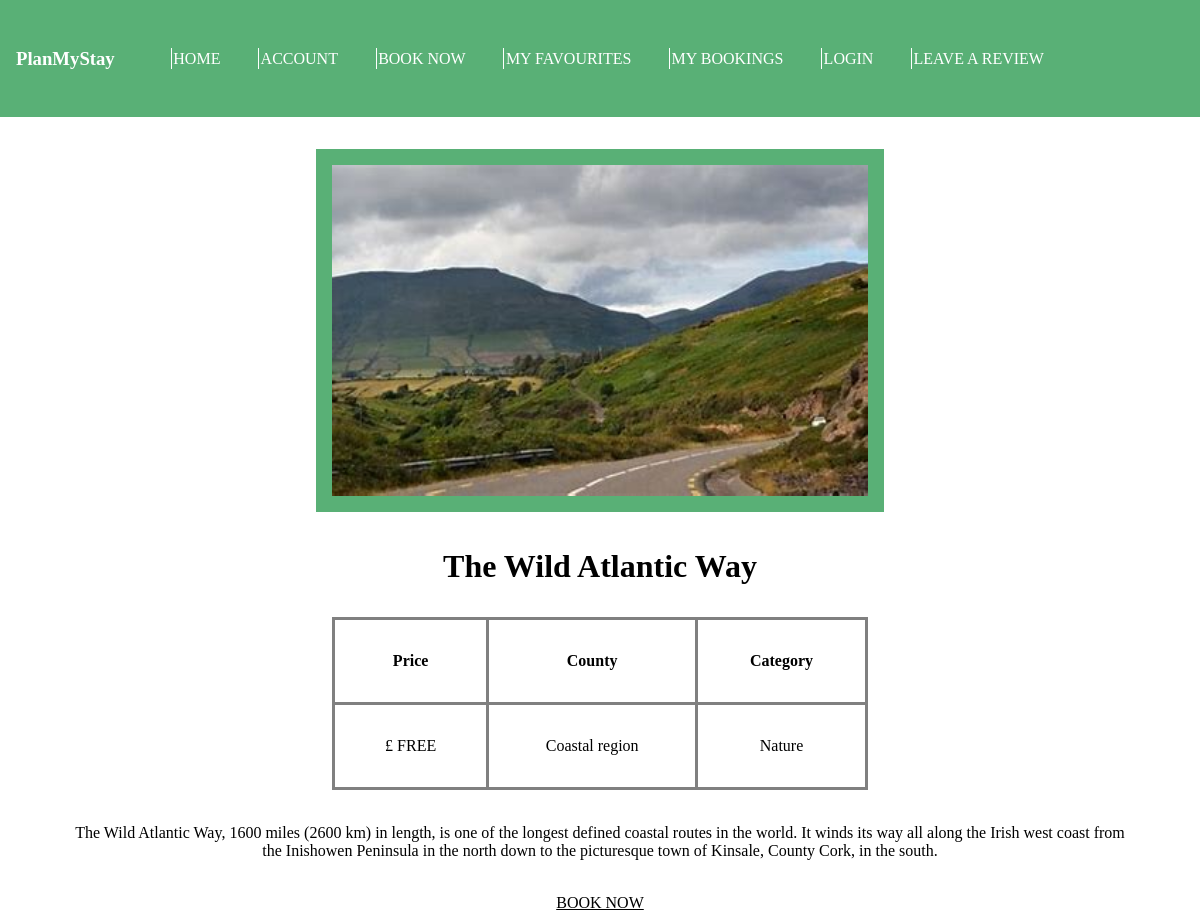
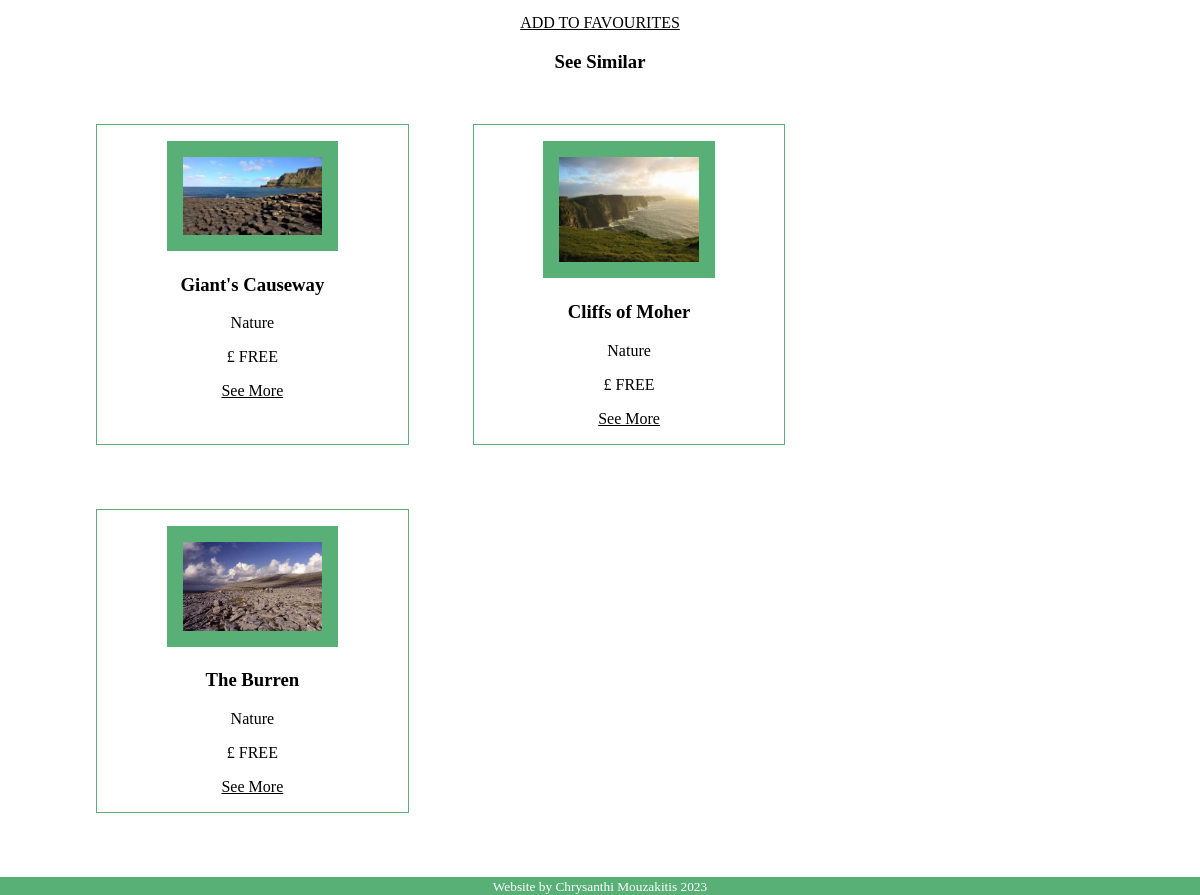
/activity/3, run on the app's committed database (2 pictures, top to bottom).
### tables this page shows
CREATE TABLE activities 
(
    activity_id INTEGER PRIMARY KEY AUTOINCREMENT,
    county TEXT NOT NULL,
    category TEXT NOT NULL,
    name TEXT NOT NULL,
    price INTEGER NOT NULL,
    pricenote TEXT NOT NULL,
    description TEXT NOT NULL,
    image TEXT NOT NULL

);

### app.py (the view)
@app.route("/activity/<int:activity_id>")
def activity(activity_id):
    db = get_db()
    activities = db.execute("""SELECT * FROM activities WHERE activity_id =?;""", (activity_id,)).fetchone()
    category = activities["category"]
    print(category)
    other_activities=db.execute("""SELECT * FROM activities WHERE category = ? AND activity_id <> ?;""", (category, activity_id)).fetchall()
    return render_template("activity.html", activity=activities, other_activities=other_activities)

### app.py (called while the page is built)
@app.before_request
def logged_in_user():
    g.user = session.get("user_id", None)

@app.before_request
def logged_in_admin():
    g.admin = session.get("admin_id", None)

### database.py (called while the page is built)
def get_db():
    if "db" not in g:
        g.db = sqlite3.connect(DATABASE,
            detect_types=sqlite3.PARSE_DECLTYPES
        )
        g.db.row_factory = sqlite3.Row
    return g.db

### templates/activity.html
{% extends "base.html" %}
{% block main_content %}
<section id="activity">
<img src="../static/{{activity['image']}}" alt="a big picture of {{activity['name']}}"/>
<h1>{{activity["name"]}}</h1>
<table>
    <tr>
        <th>Price</th>
        <th>County</th>
        <th>Category</th>
    </tr>
    <tr>
        <td>£ {{activity["pricenote"]}}</td>
        <td>{{activity["county"]}}</td>
        <td>{{activity["category"]}}</td>
    </tr>
</table>
<br/>
<p>{{activity["description"]}}</p>
<br/>
<a href="{{url_for('book_activity', activity_id=activity['activity_id'])}}" class="small_link">BOOK NOW</a>
<br/>
<a href="{{url_for('fav_activity', activity_id=activity['activity_id'])}}" class="small_link">ADD TO FAVOURITES</a>
<h3 >See Similar</h3>
<aside>
{% for act in other_activities %}
<section id = "act">
<img src="../static/{{act['image']}}"/>
<h3>{{act["name"]}}</h3>
<p>{{act["category"]}}</p>
<p>£ {{act["pricenote"]}}</p>
<a href="{{url_for('activity', activity_id=act['activity_id'])}}" class="small_link">See More</a>
</section>
{% endfor %}
</aside>
</section>
{% endblock %}

### static/css.css (style rules this page uses)
body { text-align: center; }
h1 { font-size: 2em; }
a { text-decoration: none; }
body { margin: 0; }
section { margin:2em; }
table { border-collapse: collapse; margin:auto; text-align: center; }
td, th { border: .2em solid grey; padding: 0.5em; margin: 0.5em; padding:2em; }
section img { width:50%; margin:0; padding:0; }
#activity { text-align: center; }
#activity img, #loop section { border: 1em solid #59b076; width:50%; }
#activity table { text-align: center; width:50%; margin: auto; }
#activity h1 { font-size: 2em; }
.small_link { text-decoration: underline; }
a { display:block; color:black; }
#act { border: .1em solid #59b076; width:26%; padding:1em; }
aside { display:flex; flex-wrap: wrap; }

### data on the page
activities: image (picture), name "The Wild Atlantic Way", pricenote "FREE", county "Coastal region", category "Nature", description "The Wild Atlantic Way, 1600 miles (2600 km) in length, is one of the longest defined coastal routes in the world. It winds its way all along the Irish west coast from the Inishowen Peninsula in the north down to the picturesque town of Kinsale, County Cork, in the south."
activities: image (picture), name "Giant's Causeway", category "Nature", pricenote "FREE"
activities: image (picture), name "Cliffs of Moher", category "Nature", pricenote "FREE"
activities: image (picture), name "The Burren", category "Nature", pricenote "FREE"
